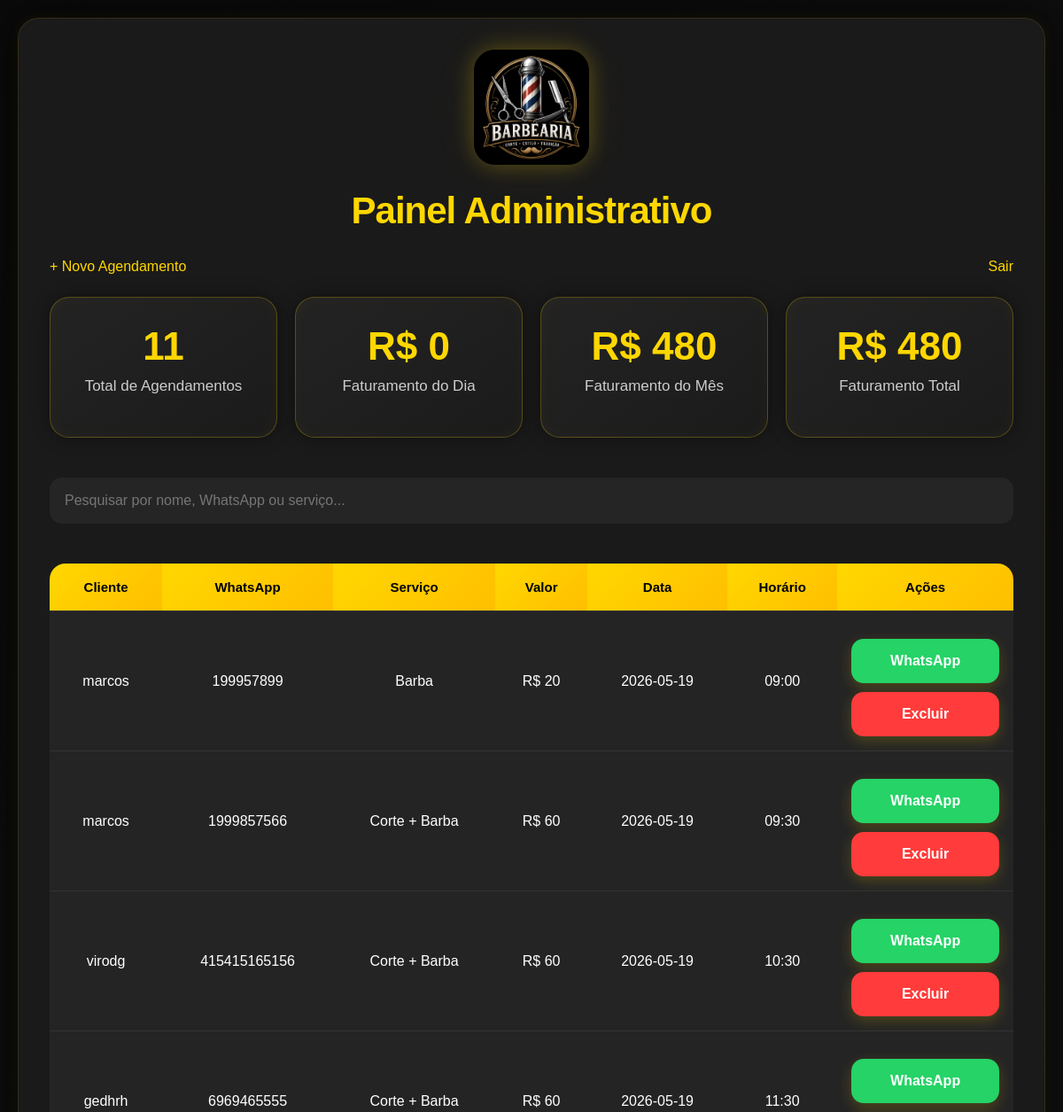
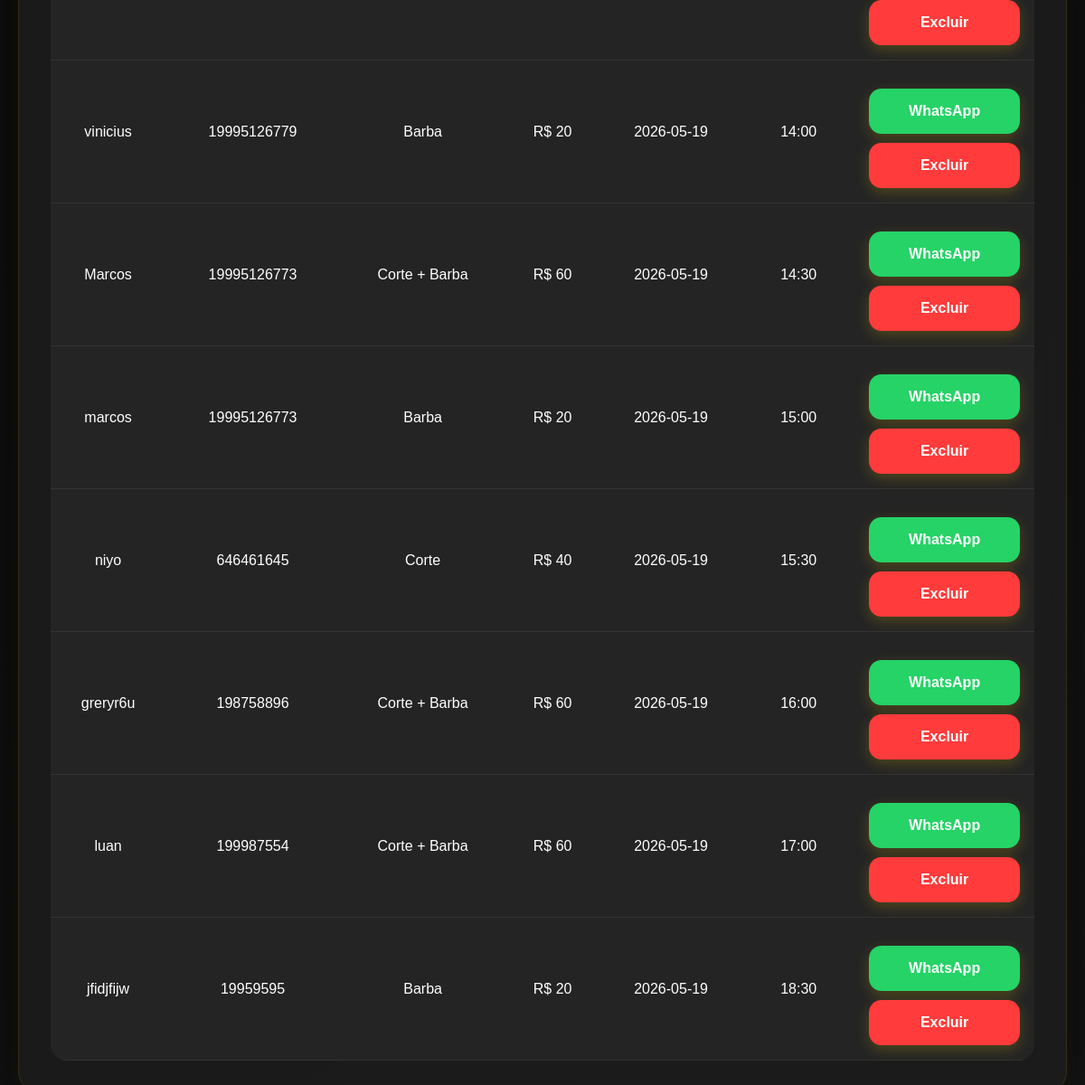
Screenshot of /agendamentos (signed in) with the database file from the repository (2 pictures, top to bottom).
### tables this page shows
CREATE TABLE agendamentos (
            id INTEGER PRIMARY KEY AUTOINCREMENT,
            nome TEXT NOT NULL,
            telefone TEXT NOT NULL,
            servico TEXT NOT NULL,
            data TEXT NOT NULL,
            horario TEXT NOT NULL,
            observacao TEXT
        );

### app.py (the view)
@app.route("/agendamentos")
def agendamentos():
    if not session.get("admin"):
        return redirect("/login")
    hoje = date.today().strftime("%Y-%m-%d")
    mes_atual = date.today().strftime("%Y-%m")
    conexao = sqlite3.connect("database.db")
    cursor = conexao.cursor()
    cursor.execute("SELECT * FROM agendamentos ORDER BY data, horario")
    dados = cursor.fetchall()
    conexao.close()
    faturamento_total = 0
    faturamento_hoje = 0
    faturamento_mes = 0
    for item in dados:
        servico = item[3]
        data_agendada = item[4]
        valor = preco_servico(servico)
        faturamento_total += valor
        if data_agendada == hoje:
            faturamento_hoje += valor
        if data_agendada.startswith(mes_atual):
            faturamento_mes += valor
    return render_template(
        "agendamentos.html",
        agendamentos=dados,
        faturamento_total=faturamento_total,
        faturamento_hoje=faturamento_hoje,
        faturamento_mes=faturamento_mes
    )

### app.py (called while the page is built)
def preco_servico(servico):
    return PRECOS.get(servico, 0)

### templates/agendamentos.html (shortened to what this page needs)
<!DOCTYPE html>
<html lang="pt-br">
<head>
    <link rel="stylesheet" href="{{ url_for('static', filename='style.css') }}">
</head>
<body>
<div class="container tabela-container">
    <img src="{{ url_for('static', filename='logo.png') }}" class="logo">
    <h1>Painel Administrativo</h1>
    <div class="admin-topo">
        <a href="/">+ Novo Agendamento</a>
        <a href="/logout">Sair</a>
    </div>
    <div class="cards-admin">
        <div class="card-admin">
            <h2>{{ agendamentos|length }}</h2>
            <p>Total de Agendamentos</p>
        </div>
        <div class="card-admin">
            <h2>R$ {{ faturamento_hoje }}</h2>
            <p>Faturamento do Dia</p>
        </div>
        <div class="card-admin">
            <h2>R$ {{ faturamento_mes }}</h2>
            <p>Faturamento do Mês</p>
        </div>
        <div class="card-admin">
            <h2>R$ {{ faturamento_total }}</h2>
            <p>Faturamento Total</p>
        </div>
    </div>
    <input
        type="text"
        id="pesquisa"
        placeholder="Pesquisar por nome, WhatsApp ou serviço..."
        onkeyup="pesquisarTabela()"
    >
    <table id="tabela-agendamentos">
        <tr>
            <th>Cliente</th>
            <th>WhatsApp</th>
            <th>Serviço</th>
            <th>Valor</th>
            <th>Data</th>
            <th>Horário</th>
            <th>Ações</th>
        </tr>
        {% for item in agendamentos %}
        <tr>
            <td>{{ item[1] }}</td>
            <td>{{ item[2] }}</td>
            <td>{{ item[3] }}</td>
            <td>
                {% if item[3] == "Corte" %}
                    R$ 40
                {% elif item[3] == "Corte + Barba" %}
                    R$ 60
                {% elif item[3] == "Corte + Sobrancelha" %}
                    R$ 50
                {% elif item[3] == "Corte + Sobrancelha + Barba" %}
                    R$ 70
                {% elif item[3] == "Corte + Cavanhaque" %}
                    R$ 55
                {% elif item[3] == "Corte + Sobrancelha + Cavanhaque" %}
                    R$ 60
                {% elif item[3] == "Barba" %}
                    R$ 20
                {% elif item[3] == "Sobrancelha" %}
                    R$ 20
                {% elif item[3] == "Corte + Luzes" %}
                    R$ 100
                {% elif item[3] == "Corte + Relaxamento" %}
                    R$ 70
                {% endif %}
            </td>
            <td>{{ item[4] }}</td>
            <td>{{ item[5] }}</td>
            <td>
                <a href="https://wa.me/55{{ item[2] }}" target="_blank">
                    <button type="button" class="btn-whatsapp">
                        WhatsApp
                    </button>
                </a>
                <form action="/excluir/{{ item[0] }}" method="POST">
                    <button class="btn-excluir" type="submit">
                        Excluir
                    </button>
                </form>
            </td>
        </tr>
        {% endfor %}
    </table>
</div>
</body>
</html>

### static/style.css (style rules this page uses)
body { background: linear-gradient(135deg, #0a0a0a, #151515); color: white; font-family: Arial, Helvetica, sans-serif; display: flex; justify-content: center; align-items: center; min-height: 100dvh; margin: 0; padding: 20px; box-sizing: border-box; }
.container { background: rgba(28, 28, 28, 0.95); backdrop-filter: blur(10px); padding: 35px; border-radius: 24px; width: 420px; max-width: 100%; box-shadow: 0 0 50px rgba(0,0,0,0.8), 0 0 15px rgba(255,215,0,0.08); border: 1px solid rgba(255,215,0,0.1); }
.logo { width: 130px; display: block; margin: 0 auto 20px auto; border-radius: 24px; box-shadow: 0 0 25px rgba(255, 215, 0, 0.25), 0 0 50px rgba(255, 215, 0, 0.08); }
h1 { text-align: center; color: gold; margin-bottom: 30px; font-size: 42px; font-weight: 800; letter-spacing: -1px; }
h2, h3 { color: gold; text-align: center; }
input, select, button, textarea { width: 100%; padding: 16px; margin-top: 15px; border-radius: 14px; border: none; box-sizing: border-box; font-size: 16px; transition: 0.3s; }
input, select, textarea { background: #252525; color: white; border: 1px solid transparent; }
button { background: linear-gradient(135deg, #ffd700, #ffbf00); color: black; font-weight: bold; cursor: pointer; transition: 0.3s; border: none; box-shadow: 0 5px 15px rgba(255,215,0,0.2); }
a { color: gold; text-decoration: none; transition: 0.3s; }
.tabela-container { width: 1250px; max-width: 100%; overflow-x: auto; }
.admin-topo { display: flex; justify-content: space-between; gap: 15px; margin-bottom: 25px; }
.cards-admin { display: grid; grid-template-columns: repeat(auto-fit, minmax(220px, 1fr)); gap: 20px; margin-bottom: 30px; }
.card-admin { background: linear-gradient(145deg, #232323, #1b1b1b); border-radius: 22px; padding: 30px 20px; text-align: center; border: 1px solid rgba(255,215,0,0.25); box-shadow: 0 0 20px rgba(0,0,0,0.4), inset 0 0 20px rgba(255,215,0,0.03); transition: 0.3s; }
.card-admin h2 { font-size: 44px; margin: 0; color: gold; }
.card-admin p { color: #ccc; margin-top: 10px; font-size: 17px; }
#pesquisa { margin-bottom: 25px; }
table { width: 100%; border-collapse: collapse; margin-top: 20px; border-radius: 18px; overflow: hidden; }
th { background: linear-gradient(135deg, #ffd700, #ffbf00); color: black; padding: 18px; font-size: 15px; }
td { background: #242424; padding: 16px; text-align: center; }
tr { border-bottom: 1px solid #333; transition: 0.2s; }
.btn-excluir { background: #ff3b3b !important; color: white !important; margin-top: 5px; }
.btn-whatsapp { background: #25d366 !important; color: white !important; margin-bottom: 5px; }

### rows the page displays
agendamentos: nome "marcos", telefone "199957899", servico "Barba", shows "R$ 20", data "2026-05-19", horario "09:00"
agendamentos: nome "marcos", telefone "1999857566", servico "Corte + Barba", shows "R$ 60", data "2026-05-19", horario "09:30"
agendamentos: nome "virodg", telefone "415415165156", servico "Corte + Barba", shows "R$ 60", data "2026-05-19", horario "10:30"
agendamentos: nome "gedhrh", telefone "6969465555", servico "Corte + Barba", shows "R$ 60", data "2026-05-19", horario "11:30"
agendamentos: nome "vinicius", telefone "19995126779", servico "Barba", shows "R$ 20", data "2026-05-19", horario "14:00"
agendamentos: nome "Marcos", telefone "19995126773", servico "Corte + Barba", shows "R$ 60", data "2026-05-19", horario "14:30"
agendamentos: nome "marcos", telefone "19995126773", servico "Barba", shows "R$ 20", data "2026-05-19", horario "15:00"
agendamentos: nome "niyo", telefone "646461645", servico "Corte", shows "R$ 40", data "2026-05-19", horario "15:30"
agendamentos: nome "greryr6u", telefone "198758896", servico "Corte + Barba", shows "R$ 60", data "2026-05-19", horario "16:00"
agendamentos: nome "luan", telefone "199987554", servico "Corte + Barba", shows "R$ 60", data "2026-05-19", horario "17:00"
agendamentos: nome "jfidjfijw", telefone "19959595", servico "Barba", shows "R$ 20", data "2026-05-19", horario "18:30"

### other values shown
{{ agendamentos|length }} "11"
{{ faturamento_hoje }} "0"
{{ faturamento_mes }} "480"
{{ faturamento_total }} "480"
